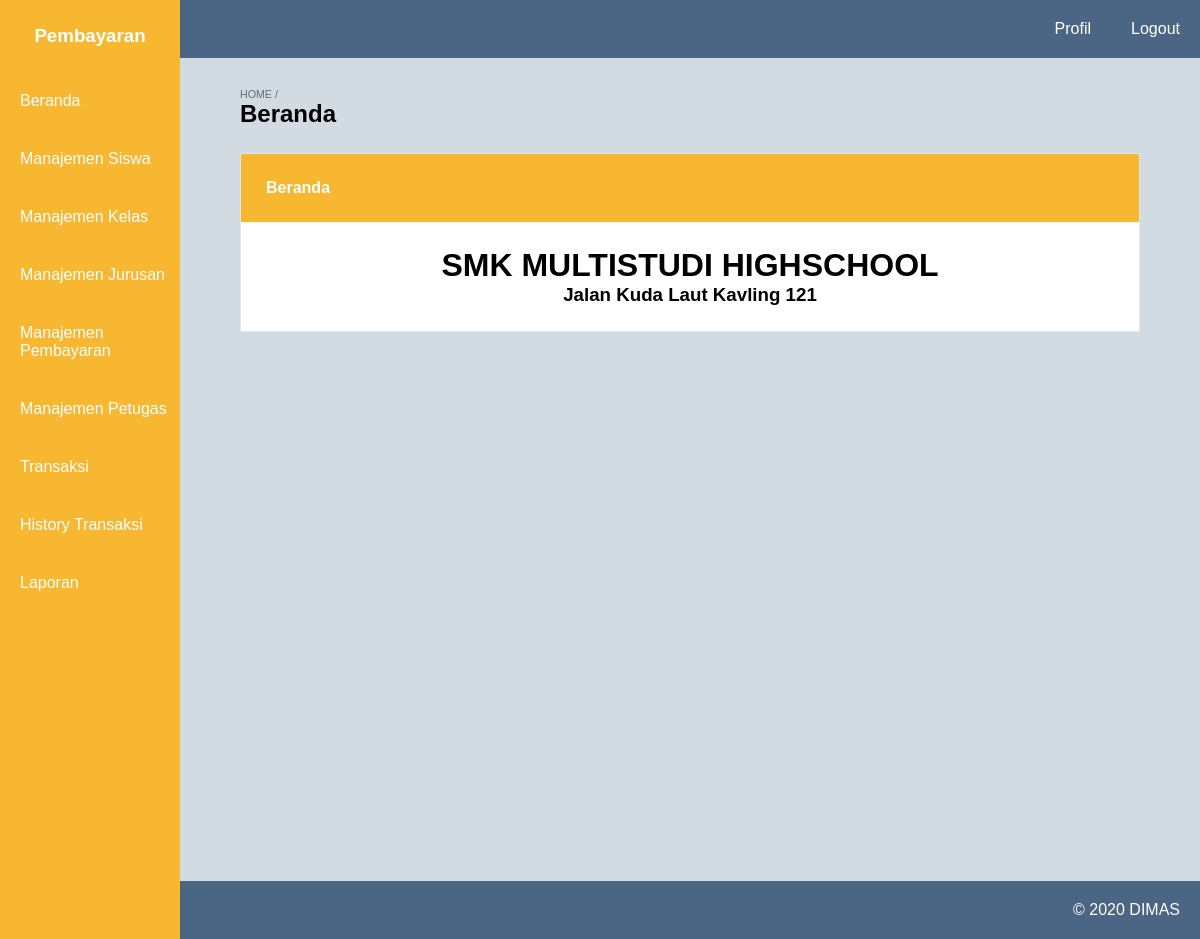
The page / on the database its author committed.
### tables this page shows
CREATE TABLE `tblsekolah` (
  `id` int(11) NOT NULL,
  `identitas` varchar(50) NOT NULL,
  `value` text NOT NULL
);

### config/functions.php (called while the page is built, shortened)
<?php
class functions {
	public $conn;
	public function __construct()
	{
		$this->conn = mysqli_connect("localhost","root","","dbspp");
	}
	public function siteinfo($show)
	{
		$get = $this->get_data("SELECT * FROM tblsekolah WHERE identitas = '$show'");
		return $get['value'];
	}
	public function get_data($query)
	{
		$query = mysqli_query($this->conn,$query);
		return mysqli_fetch_assoc($query);
	}
}

### index.php (the view)
<?php
include 'config/functions.php';
$myfunc = new functions();
$myfunc->set_title("Beranda");
$myfunc->set_subtitle("");
$myfunc->set_breadcrumbs("HOME /");
include 'templates/head.php';
include 'templates/nav.php';
?>
<div class="content-section mt-5">
	<div class="card">
		<div class="card-header bg-warning text-white">
			Beranda
		</div>
		<div class="card-body">
			<h1 class="text-center"><?= $myfunc->siteinfo("nama_sekolah") ?></h1>
			<h3 class="text-center"><?= $myfunc->siteinfo("alamat") ?></h3>
		</div>
	</div>
</div>
<?php
	include 'templates/footer.php';
?>

### assets/style.css (style rules this page uses)
:root { --dark : #4b6584; --light : #a5b1c2; --primary : #2d98da; --danger : #eb3b5a; --success : #20bf6b; --warning : #f7b731; --out-primary : #45aaf2; --out-danger : #fc5c65; --out-success : #26de81; --out-warning : #fed330; }
* { padding: 0; margin: 0; font-family: arial; }
body { background-color: #d2dae2; }
.text-white { color: #fff; }
.text-center { text-align: center; }
.bg-warning { background-color: var(--warning); background-color: -webkit-var(--warning); }
.mt-5 { margin-top: 25px; }
.card { background: #fff; border: 1px solid #dfe6e9; }
.card-header { overflow: auto; padding: 25px; font-weight: bold; }
.card-body { overflow: auto; padding: 25px; }

### rows shown on the page
tblsekolah: value "SMK MULTISTUDI HIGHSCHOOL"
tblsekolah: value "Jalan Kuda Laut Kavling 121"

### other values the page prints
$myfunc->breadcrumbs "HOME /"
$myfunc->title "Beranda"
